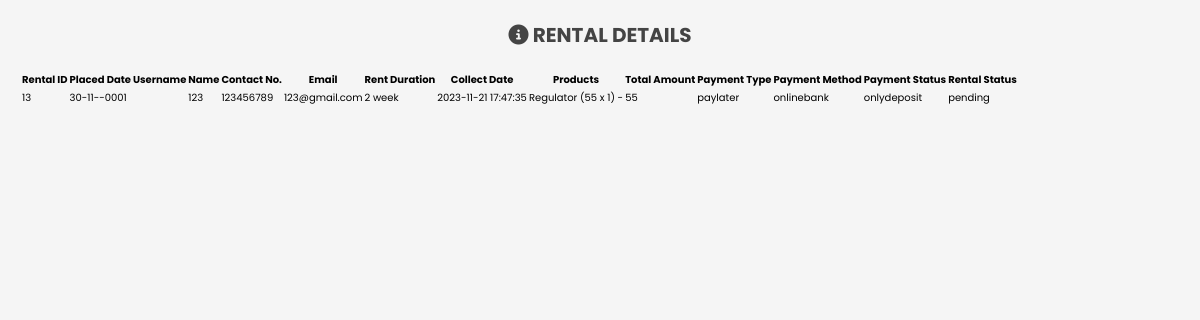
The page /admin/rental-details.php?rental_id=13 on the database its author committed.
### tables this page shows
CREATE TABLE `orders` (
  `id` int(11) NOT NULL,
  `user_id` int(100) NOT NULL,
  `username` varchar(100) NOT NULL,
  `name` varchar(100) NOT NULL,
  `number` varchar(12) NOT NULL,
  `email` varchar(100) NOT NULL,
  `rent_duration` varchar(100) NOT NULL,
  `collect_date` timestamp NOT NULL DEFAULT current_timestamp() ON UPDATE current_timestamp(),
  `type` varchar(100) NOT NULL,
  `method` varchar(100) NOT NULL,
  `total_products` varchar(1000) NOT NULL,
  `total_price` int(100) NOT NULL,
  `placed_on` date NOT NULL,
  `payment_status` varchar(100) NOT NULL,
  `rental_status` varchar(100) NOT NULL
);

### admin/rental-details.php (the view, shortened to what this page needs)
<?php
include '../config/connect.php';
if (isset($_GET['rental_id'])) {
   $rental_id = $_GET['rental_id'];
   $select_rental_details = mysqli_query($conn, "SELECT * FROM orders WHERE id = '$rental_id'");
   $rental_row = mysqli_fetch_assoc($select_rental_details);
} else {
   header('location:adminusers.php');
}
?>
<!DOCTYPE html>
<html lang="en">
<head>
   <link rel="stylesheet" href="https://cdnjs.cloudflare.com/ajax/libs/font-awesome/6.1.1/css/all.min.css">
   <link rel="stylesheet" href="../admin/adminstyle.css">
</head>
<body>
<section class="rental-details">
   <h1 class="heading"><i class="fa fa-info-circle" aria-hidden="true"></i> Rental Details</h1>
   <div class="box-container">
      <div class="box">
         <table>
            <tr>
               <th>Rental ID</th>
               <th>Placed Date</th>
               <th>Username</th>
               <th>Name</th>
               <th>Contact No. </th>
               <th>Email</th>
               <th>Rent Duration</th>
               <th>Collect Date</th>
               <th>Products</th>
               <th>Total Amount</th>
               <th>Payment Type</th>
               <th>Payment Method</th>
               <th>Payment Status</th>
               <th>Rental Status</th>
            </tr>
            <tr>
               <td><?php echo $rental_row['id']; ?></td>
               <td><?php echo date('d-m-Y', strtotime($rental_row['placed_on'])); ?></td>
               <td><?php echo $rental_row['username']; ?></td>
               <td><?php echo $rental_row['name']; ?></td>
               <td><?php echo $rental_row['number']; ?></td>
               <td><?php echo $rental_row['email']; ?></td>
               <td><?php echo $rental_row['rent_duration']; ?></td>
               <td><?php echo $rental_row['collect_date']; ?></td>
               <td><?php echo $rental_row['total_products']; ?></td>
               <td><?php echo $rental_row['total_price']; ?></td>
               <td><?php echo $rental_row['type']; ?></td>
               <td><?php echo $rental_row['method']; ?></td>
               <td><?php echo $rental_row['payment_status']; ?></td>
               <td><?php echo $rental_row['rental_status']; ?></td>
            </tr>
         </table>
      </div>
   </div>
</section>
</body>
</html>

### admin/adminstyle.css (style rules this page uses)
:root { --main-color:#00B4D8; --orange:#FF9E00; --mint:#023E8A; --red:#03045E; --black:#444; --purple: #90E0EF; --white:#fff; --light-color:#777; --light-bg:#f5f5f5; --border: none; --box-shadow:0 .5rem 1rem rgba(0,0,0,.1); }
* { font-family: 'Poppins', sans-serif; margin:0; padding:0; box-sizing: border-box; outline: none; border:none; text-decoration: none; }
html { font-size: 62.5%; overflow-x: hidden; }
body { background-color: var(--light-bg); }
section { padding:2rem; max-width: 1200px; margin:0 auto; }
.heading { font-size: 2rem; color:var(--black); margin-bottom: 2rem; text-align: center; text-transform: uppercase; }

### rows shown on the page
orders: id "13", placed_on "30-11--0001", name "123", number "123456789", email "123@gmail.com", rent_duration "2 week", collect_date "2023-11-21 17:47:35", total_products "Regulator (55 x 1) -", total_price "55", type "paylater", method "onlinebank", payment_status "onlydeposit", rental_status "pending"
